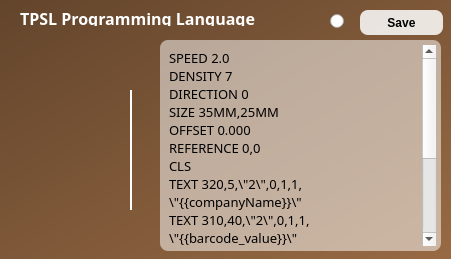
   <widget class="QFrame" name="frame_9">
    <property name="geometry">
     <rect>
      <x>30</x>
      <y>390</y>
      <width>451</width>
      <height>259</height>
     </rect>
    </property>
    <property name="styleSheet">
     <string notr="true">QFrame {
	background: qlineargradient(spread:pad, x1:0, y1:0, x2:1, y2:1, stop:0 rgba(99, 69, 44, 255), stop:1 rgba(152, 106, 68, 255));
	border-radius: 12px;
}</string>
    </property>
    <property name="frameShape">
     <enum>QFrame::StyledPanel</enum>
    </property>
    <property name="frameShadow">
     <enum>QFrame::Raised</enum>
    </property>
    <widget class="QLabel" name="label_25">
     <property name="geometry">
      <rect>
       <x>20</x>
       <y>10</y>
       <width>281</width>
       <height>16</height>
      </rect>
     </property>
     <property name="font">
      <font>
       <family>Sans Serif</family>
       <pointsize>12</pointsize>
       <weight>75</weight>
       <italic>false</italic>
       <bold>true</bold>
       <strikeout>false</strikeout>
       <kerning>true</kerning>
      </font>
     </property>
     <property name="styleSheet">
      <string notr="true">QLabel {
	text-align: center;
	background: transparent;
	color: white;
}</string>
     </property>
     <property name="text">
      <string>TPSL Programming Language</string>
     </property>
     <property name="textFormat">
      <enum>Qt::PlainText</enum>
     </property>
    </widget>
    <widget class="QLabel" name="lbl_iconTpsl">
     <property name="geometry">
      <rect>
       <x>20</x>
       <y>100</y>
       <width>101</width>
       <height>91</height>
      </rect>
     </property>
     <property name="styleSheet">
      <string notr="true">QLabel {
	background: transparent;
}</string>
     </property>
     <property name="pixmap">
      <pixmap>../../Downloads/code.png</pixmap>
     </property>
     <property name="scaledContents">
      <bool>true</bool>
     </property>
    </widget>
    <widget class="QFrame" name="frame_18">
     <property name="geometry">
      <rect>
       <x>130</x>
       <y>90</y>
       <width>2</width>
       <height>120</height>
      </rect>
     </property>
     <property name="styleSheet">
      <string notr="true">QFrame {
	background: white;
}</string>
     </property>
     <property name="frameShape">
      <enum>QFrame::StyledPanel</enum>
     </property>
     <property name="frameShadow">
      <enum>QFrame::Raised</enum>
     </property>
    </widget>
    <widget class="QPushButton" name="btn_saveTpsl">
     <property name="geometry">
      <rect>
       <x>360</x>
       <y>10</y>
       <width>83</width>
       <height>25</height>
      </rect>
     </property>
     <property name="cursor">
      <cursorShape>PointingHandCursor</cursorShape>
     </property>
     <property name="styleSheet">
      <string notr="true">QPushButton {
	background: rgba(255, 255, 255, 215);
	border-radius: 8px;
	font-weight: bold;
}</string>
     </property>
     <property name="text">
      <string>Save</string>
     </property>
    </widget>
    <widget class="QTextEdit" name="et_tpslCommand">
     <property name="geometry">
      <rect>
       <x>160</x>
       <y>40</y>
       <width>281</width>
       <height>211</height>
      </rect>
     </property>
     <property name="font">
      <font>
       <family>Sans Serif</family>
       <weight>75</weight>
       <bold>true</bold>
      </font>
     </property>
     <property name="styleSheet">
      <string notr="true">QTextEdit {
	background: rgba(255, 255, 255, 130);
	border-radius: 8px;
	padding: 5px;
}</string>
     </property>
     <property name="html">
      <string>&lt;!DOCTYPE HTML PUBLIC &quot;-//W3C//DTD HTML 4.0//EN&quot; &quot;http://www.w3.org/TR/REC-html40/strict.dtd&quot;&gt;
&lt;html&gt;&lt;head&gt;&lt;meta name=&quot;qrichtext&quot; content=&quot;1&quot; /&gt;&lt;style type=&quot;text/css&quot;&gt;
p, li { white-space: pre-wrap; }
&lt;/style&gt;&lt;/head&gt;&lt;body style=&quot; font-family:'Sans Serif'; font-size:10pt; font-weight:600; font-style:normal;&quot;&gt;
&lt;p style=&quot; margin-top:0px; margin-bottom:0px; margin-left:0px; margin-right:0px; -qt-block-indent:0; text-indent:0px;&quot;&gt;&lt;span style=&quot; font-family:'Fira Sans Semi-Light'; font-weight:400;&quot;&gt;SPEED 2.0 &lt;/span&gt;&lt;/p&gt;
&lt;p style=&quot; margin-top:0px; margin-bottom:0px; margin-left:0px; margin-right:0px; -qt-block-indent:0; text-indent:0px;&quot;&gt;&lt;span style=&quot; font-family:'Fira Sans Semi-Light'; font-weight:400;&quot;&gt;DENSITY 7 &lt;/span&gt;&lt;/p&gt;
&lt;p style=&quot; margin-top:0px; margin-bottom:0px; margin-left:0px; margin-right:0px; -qt-block-indent:0; text-indent:0px;&quot;&gt;&lt;span style=&quot; font-family:'Fira Sans Semi-Light'; font-weight:400;&quot;&gt;DIRECTION 0 &lt;/span&gt;&lt;/p&gt;
&lt;p style=&quot; margin-top:0px; margin-bottom:0px; margin-left:0px; margin-right:0px; -qt-block-indent:0; text-indent:0px;&quot;&gt;&lt;span style=&quot; font-family:'Fira Sans Semi-Light'; font-weight:400;&quot;&gt;SIZE 35MM,25MM &lt;/span&gt;&lt;/p&gt;
&lt;p style=&quot; margin-top:0px; margin-bottom:0px; margin-left:0px; margin-right:0px; -qt-block-indent:0; text-indent:0px;&quot;&gt;&lt;span style=&quot; font-family:'Fira Sans Semi-Light'; font-weight:400;&quot;&gt;OFFSET 0.000 &lt;/span&gt;&lt;/p&gt;
&lt;p style=&quot; margin-top:0px; margin-bottom:0px; margin-left:0px; margin-right:0px; -qt-block-indent:0; text-indent:0px;&quot;&gt;&lt;span style=&quot; font-family:'Fira Sans Semi-Light'; font-weight:400;&quot;&gt;REFERENCE 0,0 &lt;/span&gt;&lt;/p&gt;
&lt;p style=&quot; margin-top:0px; margin-bottom:0px; margin-left:0px; margin-right:0px; -qt-block-indent:0; text-indent:0px;&quot;&gt;&lt;span style=&quot; font-family:'Fira Sans Semi-Light'; font-weight:400;&quot;&gt;CLS &lt;/span&gt;&lt;/p&gt;
&lt;p style=&quot; margin-top:0px; margin-bottom:0px; margin-left:0px; margin-right:0px; -qt-block-indent:0; text-indent:0px;&quot;&gt;&lt;span style=&quot; font-family:'Fira Sans Semi-Light'; font-weight:400;&quot;&gt;TEXT 320,5,\&amp;quot;2\&amp;quot;,0,1,1,\&amp;quot;{{companyName}}\&amp;quot; &lt;/span&gt;&lt;/p&gt;
&lt;p style=&quot; margin-top:0px; margin-bottom:0px; margin-left:0px; margin-right:0px; -qt-block-indent:0; text-indent:0px;&quot;&gt;&lt;span style=&quot; font-family:'Fira Sans Semi-Light'; font-weight:400;&quot;&gt;TEXT 310,40,\&amp;quot;2\&amp;quot;,0,1,1,\&amp;quot;{{barcode_value}}\&amp;quot; &lt;/span&gt;&lt;/p&gt;
&lt;p style=&quot; margin-top:0px; margin-bottom:0px; margin-left:0px; margin-right:0px; -qt-block-indent:0; text-indent:0px;&quot;&gt;&lt;span style=&quot; font-family:'Fira Sans Semi-Light'; font-weight:400;&quot;&gt;TEXT 310,120,\&amp;quot;1\&amp;quot;,0,1,1,\&amp;quot;{{description}}\&amp;quot; &lt;/span&gt;&lt;/p&gt;
&lt;p style=&quot; margin-top:0px; margin-bottom:0px; margin-left:0px; margin-right:0px; -qt-block-indent:0; text-indent:0px;&quot;&gt;&lt;span style=&quot; font-family:'Fira Sans Semi-Light'; font-weight:400;&quot;&gt;BARCODE 310,60,\&amp;quot;128\&amp;quot;,50,0,0,2,10,\&amp;quot;{{barcode_value}}\&amp;quot; &lt;/span&gt;&lt;/p&gt;
&lt;p style=&quot; margin-top:0px; margin-bottom:0px; margin-left:0px; margin-right:0px; -qt-block-indent:0; text-indent:0px;&quot;&gt;&lt;span style=&quot; font-family:'Fira Sans Semi-Light'; font-weight:400;&quot;&gt;TEXT 310,160,\&amp;quot;4\&amp;quot;,0,1,1,\&amp;quot;{{unit_price_integer}}\&amp;quot; &lt;/span&gt;&lt;/p&gt;
&lt;p style=&quot; margin-top:0px; margin-bottom:0px; margin-left:0px; margin-right:0px; -qt-block-indent:0; text-indent:0px;&quot;&gt;&lt;span style=&quot; font-family:'Fira Sans Semi-Light'; font-weight:400;&quot;&gt;PRINT {{copies}} &lt;/span&gt;&lt;/p&gt;
&lt;p style=&quot; margin-top:0px; margin-bottom:0px; margin-left:0px; margin-right:0px; -qt-block-indent:0; text-indent:0px;&quot;&gt;&lt;span style=&quot; font-family:'Fira Sans Semi-Light'; font-weight:400;&quot;&gt;EOP&lt;/span&gt;&lt;/p&gt;&lt;/body&gt;&lt;/html&gt;</string>
     </property>
    </widget>
    <widget class="QRadioButton" name="rb_tpsl">
     <property name="geometry">
      <rect>
       <x>330</x>
       <y>10</y>
       <width>16</width>
       <height>23</height>
      </rect>
     </property>
    </widget>
   </widget>
